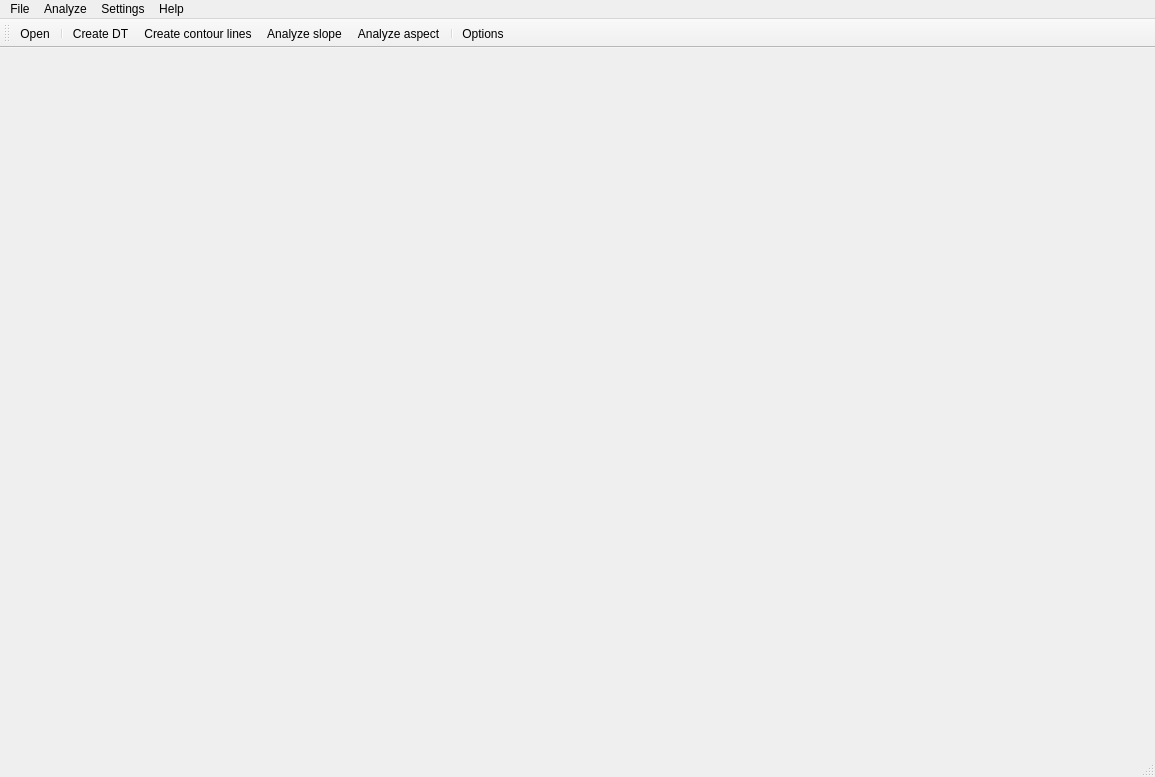
<?xml version="1.0" encoding="UTF-8"?>
<ui version="4.0">
 <class>MainForm</class>
 <widget class="QMainWindow" name="MainForm">
  <property name="geometry">
   <rect>
    <x>0</x>
    <y>0</y>
    <width>1155</width>
    <height>777</height>
   </rect>
  </property>
  <property name="windowTitle">
   <string>DTM analysis</string>
  </property>
  <widget class="QWidget" name="centralwidget">
   <layout class="QVBoxLayout" name="verticalLayout">
    <item>
     <widget class="Draw" name="Canvas" native="true">
      <property name="sizePolicy">
       <sizepolicy hsizetype="Expanding" vsizetype="Expanding">
        <horstretch>0</horstretch>
        <verstretch>0</verstretch>
       </sizepolicy>
      </property>
     </widget>
    </item>
   </layout>
  </widget>
  <widget class="QMenuBar" name="menubar">
   <property name="geometry">
    <rect>
     <x>0</x>
     <y>0</y>
     <width>1155</width>
     <height>21</height>
    </rect>
   </property>
   <widget class="QMenu" name="menuFile">
    <property name="title">
     <string>File</string>
    </property>
    <addaction name="actionOpen"/>
    <addaction name="separator"/>
    <addaction name="actionExit"/>
   </widget>
   <widget class="QMenu" name="menuAnalyze">
    <property name="title">
     <string>Analyze</string>
    </property>
    <addaction name="actionCreate_DT"/>
    <addaction name="actionCreate_contour_lines"/>
    <addaction name="actionAnalyze_slope"/>
    <addaction name="actionAnalyze_aspect"/>
   </widget>
   <widget class="QMenu" name="menuOptions">
    <property name="title">
     <string>Settings</string>
    </property>
    <addaction name="action_2"/>
   </widget>
   <widget class="QMenu" name="menuHelp">
    <property name="title">
     <string>Help</string>
    </property>
    <addaction name="actionAbout"/>
   </widget>
   <addaction name="menuFile"/>
   <addaction name="menuAnalyze"/>
   <addaction name="menuOptions"/>
   <addaction name="menuHelp"/>
  </widget>
  <widget class="QStatusBar" name="statusbar"/>
  <widget class="QToolBar" name="toolBar">
   <property name="windowTitle">
    <string>toolBar</string>
   </property>
   <attribute name="toolBarArea">
    <enum>TopToolBarArea</enum>
   </attribute>
   <attribute name="toolBarBreak">
    <bool>false</bool>
   </attribute>
   <addaction name="actionOpen"/>
   <addaction name="separator"/>
   <addaction name="actionCreate_DT"/>
   <addaction name="actionCreate_contour_lines"/>
   <addaction name="actionAnalyze_slope"/>
   <addaction name="actionAnalyze_aspect"/>
   <addaction name="separator"/>
   <addaction name="action_2"/>
  </widget>
  <action name="actionOpen">
   <property name="icon">
    <iconset resource="resource.qrc">
     <normaloff>:/images/icons/open_file.png</normaloff>:/images/icons/open_file.png</iconset>
   </property>
   <property name="text">
    <string>Open</string>
   </property>
   <property name="toolTip">
    <string>Open file</string>
   </property>
   <property name="shortcut">
    <string>Ctrl+O</string>
   </property>
  </action>
  <action name="actionCreate_DT">
   <property name="icon">
    <iconset resource="resource.qrc">
     <normaloff>:/images/icons/triangles2.png</normaloff>:/images/icons/triangles2.png</iconset>
   </property>
   <property name="text">
    <string>Create DT</string>
   </property>
   <property name="toolTip">
    <string>Create Delaunay triangulation</string>
   </property>
   <property name="shortcut">
    <string>Ctrl+T</string>
   </property>
  </action>
  <action name="actionExit">
   <property name="icon">
    <iconset resource="resource.qrc">
     <normaloff>:/images/icons/exit.png</normaloff>:/images/icons/exit.png</iconset>
   </property>
   <property name="text">
    <string>Exit</string>
   </property>
   <property name="toolTip">
    <string>Exit application</string>
   </property>
  </action>
  <action name="actionCreate_contour_lines">
   <property name="icon">
    <iconset resource="resource.qrc">
     <normaloff>:/images/icons/contours2.png</normaloff>:/images/icons/contours2.png</iconset>
   </property>
   <property name="text">
    <string>Create contour lines</string>
   </property>
   <property name="toolTip">
    <string>Create contour lines with specific interval</string>
   </property>
  </action>
  <action name="actionAnalyze_slope">
   <property name="icon">
    <iconset resource="resource.qrc">
     <normaloff>:/images/icons/slope2.png</normaloff>:/images/icons/slope2.png</iconset>
   </property>
   <property name="text">
    <string>Analyze slope</string>
   </property>
   <property name="toolTip">
    <string>Analyze slope of the terrain</string>
   </property>
  </action>
  <action name="actionAnalyze_aspect">
   <property name="icon">
    <iconset resource="resource.qrc">
     <normaloff>:/images/icons/orientation2.png</normaloff>:/images/icons/orientation2.png</iconset>
   </property>
   <property name="text">
    <string>Analyze aspect</string>
   </property>
   <property name="toolTip">
    <string>Analyze aspect of the terrain</string>
   </property>
  </action>
  <action name="action_2">
   <property name="icon">
    <iconset resource="resource.qrc">
     <normaloff>:/images/icons/settings.png</normaloff>:/images/icons/settings.png</iconset>
   </property>
   <property name="text">
    <string>Options</string>
   </property>
   <property name="toolTip">
    <string>Set options</string>
   </property>
  </action>
  <action name="actionAbout">
   <property name="text">
    <string>About</string>
   </property>
   <property name="toolTip">
    <string>About the software</string>
   </property>
  </action>
 </widget>
 <customwidgets>
  <customwidget>
   <class>Draw</class>
   <extends>QWidget</extends>
   <header>draw.h</header>
   <container>1</container>
  </customwidget>
 </customwidgets>
 <resources>
  <include location="resource.qrc"/>
 </resources>
 <connections/>
</ui>
